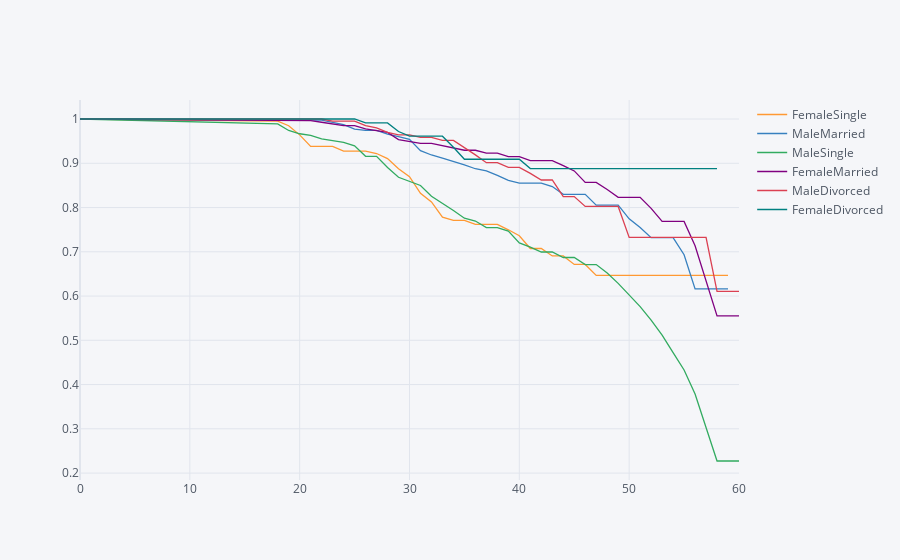

The notebook cell saved with this chart:
### Markdown cell above
## 6. Now that we have looked at the retention rates by gender and marital status individually, let's look at them together. 

Create a new field in the data set that concatenates marital status and gender, and then generate and plot a survival curve that shows the retention by this new field over the age of the employee.

### Code cell
data['GenderMaritalStatus'] = data['Gender']+data['MaritalStatus']

df = survival(data, 'GenderMaritalStatus', 'Age', 'Attrition')
df.iplot()

### Figure 1 — Plotly figure (JSON) as saved in the notebook; plotly's stock layout.template omitted (floating-point values rounded to 4 significant figures)
{"data": [{"line": {"color": "rgba(255, 153, 51, 1.0)", "dash": "solid", "shape": "linear", "width": 1.3}, "mode": "lines", "name": "FemaleSingle", "text": "", "type": "scatter", "x": [0, 18, 19, 20, 21, 22, 23, 24, 25, 26, 27, 28, 29, 30, 31, 32, 33, 34, 35, 36, 37, 38, 39, 40, 41, 42, 43, 44, 45, 46, 47, 48, 49, 50, 51, 52, 53, 54, 55, 56, 57, 58, 59, 60], "y": [1, 0.995, 0.9848, 0.9641, 0.9381, 0.9381, 0.9381, 0.9275, 0.9275, 0.9275, 0.922, 0.9106, 0.8874, 0.8697, 0.8322, 0.8125, 0.7781, 0.7709, 0.7709, 0.7619, 0.7619, 0.7619, 0.7497, 0.7363, 0.7074, 0.7074, 0.6906, 0.6906, 0.6714, 0.6714, 0.6465, 0.6465, 0.6465, 0.6465, 0.6465, 0.6465, 0.6465, 0.6465, 0.6465, 0.6465, 0.6465, 0.6465, 0.6465, ""]}, {"line": {"color": "rgba(55, 128, 191, 1.0)", "dash": "solid", "shape": "linear", "width": 1.3}, "mode": "lines", "name": "MaleMarried", "text": "", "type": "scatter", "x": [0, 18, 19, 20, 21, 22, 23, 24, 25, 26, 27, 28, 29, 30, 31, 32, 33, 34, 35, 36, 37, 38, 39, 40, 41, 42, 43, 44, 45, 46, 47, 48, 49, 50, 51, 52, 53, 54, 55, 56, 57, 58, 59, 60], "y": [1, 0.9988, 0.9988, 0.9988, 0.9988, 0.9975, 0.9925, 0.9874, 0.977, 0.9743, 0.9743, 0.9659, 0.96, 0.954, 0.9286, 0.9187, 0.9116, 0.9043, 0.8964, 0.8876, 0.8828, 0.8726, 0.8614, 0.8553, 0.8553, 0.8553, 0.8473, 0.8299, 0.8299, 0.8299, 0.8055, 0.8055, 0.8055, 0.7745, 0.7546, 0.7318, 0.7318, 0.7318, 0.6932, 0.6162, 0.6162, 0.6162, 0.6162, ""]}, {"line": {"color": "rgba(50, 171, 96, 1.0)", "dash": "solid", "shape": "linear", "width": 1.3}, "mode": "lines", "name": "MaleSingle", "text": "", "type": "scatter", "x": [0, 18, 19, 20, 21, 22, 23, 24, 25, 26, 27, 28, 29, 30, 31, 32, 33, 34, 35, 36, 37, 38, 39, 40, 41, 42, 43, 44, 45, 46, 47, 48, 49, 50, 51, 52, 53, 54, 55, 56, 57, 58, 59, 60], "y": [1, 0.9889, 0.9741, 0.9667, 0.9629, 0.9552, 0.9513, 0.9474, 0.9395, 0.9156, 0.9156, 0.8903, 0.8684, 0.8592, 0.8497, 0.8254, 0.8099, 0.7935, 0.776, 0.7694, 0.7548, 0.7548, 0.7466, 0.7199, 0.7103, 0.6995, 0.6995, 0.6871, 0.6871, 0.6711, 0.6711, 0.6519, 0.6286, 0.6035, 0.576, 0.5457, 0.5116, 0.4723, 0.4329, 0.3788, 0.303, 0.2273, 0.2273, 0.2273]}, {"line": {"color": "rgba(128, 0, 128, 1.0)", "dash": "solid", "shape": "linear", "width": 1.3}, "mode": "lines", "name": "FemaleMarried", "text": "", "type": "scatter", "x": [0, 18, 19, 20, 21, 22, 23, 24, 25, 26, 27, 28, 29, 30, 31, 32, 33, 34, 35, 36, 37, 38, 39, 40, 41, 42, 43, 44, 45, 46, 47, 48, 49, 50, 51, 52, 53, 54, 55, 56, 57, 58, 59, 60], "y": [1, 0.9963, 0.9963, 0.9963, 0.9963, 0.9926, 0.9889, 0.9852, 0.9852, 0.9777, 0.9738, 0.9698, 0.9535, 0.9493, 0.9449, 0.9449, 0.94, 0.9349, 0.9294, 0.9294, 0.9228, 0.9228, 0.9151, 0.9151, 0.9058, 0.9058, 0.9058, 0.8946, 0.8827, 0.8568, 0.8568, 0.8406, 0.8231, 0.8231, 0.8231, 0.7981, 0.7686, 0.7686, 0.7686, 0.7137, 0.6344, 0.5551, 0.5551, 0.5551]}, {"line": {"color": "rgba(219, 64, 82, 1.0)", "dash": "solid", "shape": "linear", "width": 1.3}, "mode": "lines", "name": "MaleDivorced", "text": "", "type": "scatter", "x": [0, 18, 19, 20, 21, 22, 23, 24, 25, 26, 27, 28, 29, 30, 31, 32, 33, 34, 35, 36, 37, 38, 39, 40, 41, 42, 43, 44, 45, 46, 47, 48, 49, 50, 51, 52, 53, 54, 55, 56, 57, 58, 59, 60], "y": [1, 1, 1, 1, 1, 1, 0.9952, 0.9952, 0.9952, 0.9852, 0.9802, 0.9697, 0.9643, 0.9643, 0.9583, 0.9583, 0.9515, 0.9515, 0.9357, 0.919, 0.9013, 0.9013, 0.8906, 0.8906, 0.8773, 0.8621, 0.8621, 0.8247, 0.8247, 0.8024, 0.8024, 0.8024, 0.8024, 0.7326, 0.7326, 0.7326, 0.7326, 0.7326, 0.7326, 0.7326, 0.7326, 0.6105, 0.6105, 0.6105]}, {"line": {"color": "rgba(0, 128, 128, 1.0)", "dash": "solid", "shape": "linear", "width": 1.3}, "mode": "lines", "name": "FemaleDivorced", "text": "", "type": "scatter", "x": [0, 18, 19, 20, 21, 22, 23, 24, 25, 26, 27, 28, 29, 30, 31, 32, 33, 34, 35, 36, 37, 38, 39, 40, 41, 42, 43, 44, 45, 46, 47, 48, 49, 50, 51, 52, 53, 54, 55, 56, 57, 58, 59, 60], "y": [1, 1, 1, 1, 1, 1, 1, 1, 1, 0.9912, 0.9912, 0.9912, 0.9717, 0.9612, 0.9612, 0.9612, 0.9612, 0.9362, 0.9091, 0.9091, 0.9091, 0.9091, 0.9091, 0.9091, 0.8879, 0.8879, 0.8879, 0.8879, 0.8879, 0.8879, 0.8879, 0.8879, 0.8879, 0.8879, 0.8879, 0.8879, 0.8879, 0.8879, 0.8879, 0.8879, 0.8879, 0.8879, "", ""]}], "layout": {"legend": {"bgcolor": "#F5F6F9", "font": {"color": "#4D5663"}}, "paper_bgcolor": "#F5F6F9", "plot_bgcolor": "#F5F6F9", "title": {"font": {"color": "#4D5663"}}, "xaxis": {"gridcolor": "#E1E5ED", "showgrid": true, "tickfont": {"color": "#4D5663"}, "title": {"font": {"color": "#4D5663"}, "text": ""}, "zerolinecolor": "#E1E5ED"}, "yaxis": {"gridcolor": "#E1E5ED", "showgrid": true, "tickfont": {"color": "#4D5663"}, "title": {"font": {"color": "#4D5663"}, "text": ""}, "zerolinecolor": "#E1E5ED"}}}
